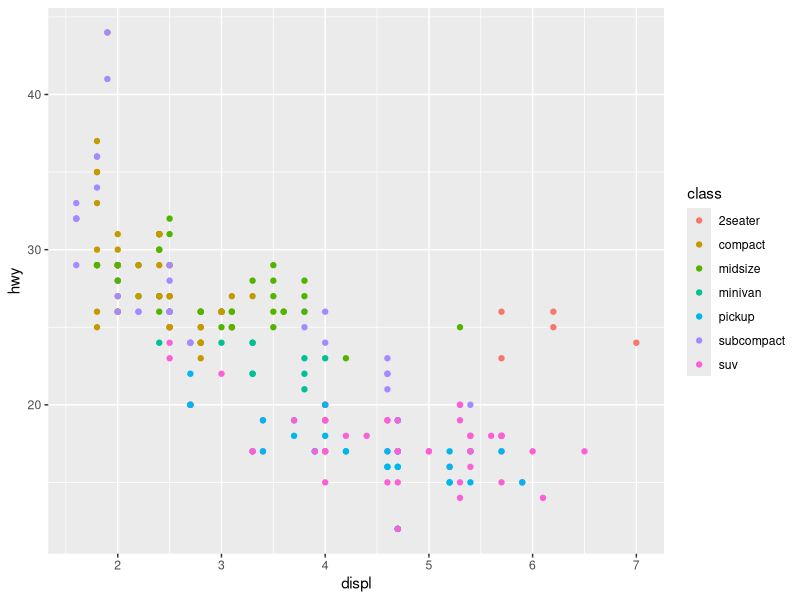
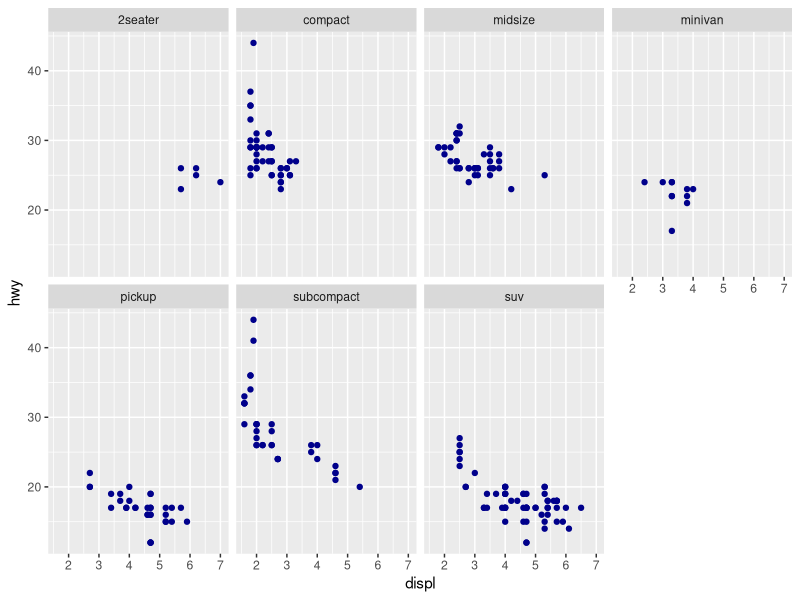
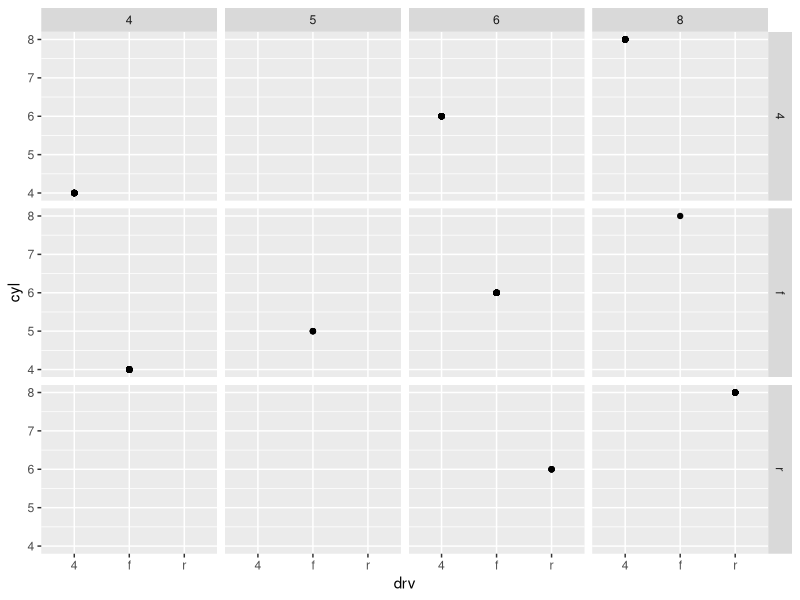
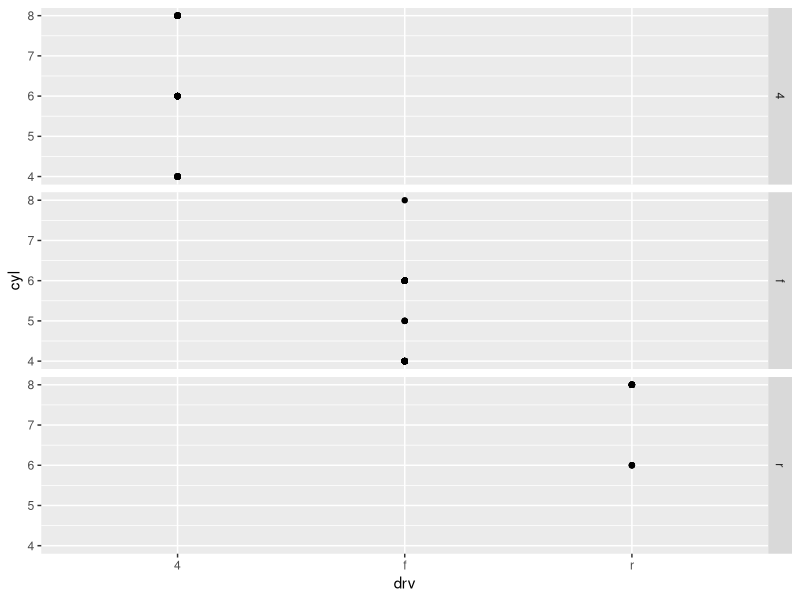
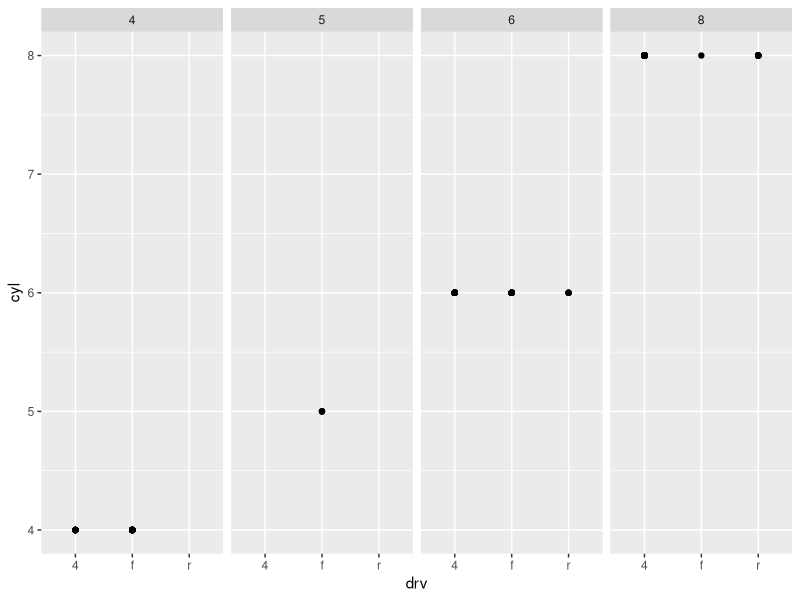
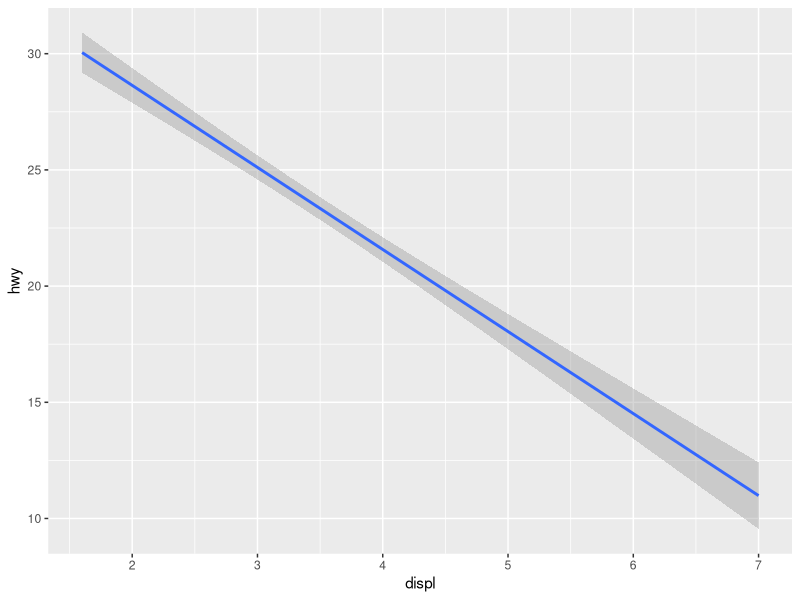
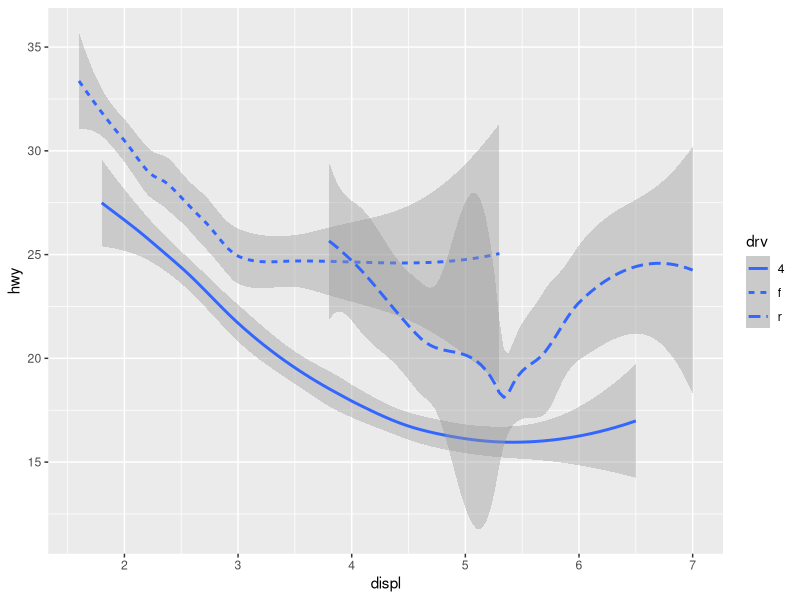

These charts were generated, in order, by the following R code:
library(ggplot2)
#mpg es una base de datos de modelos de coche entre 1999 y 2008 y nos facilita datos sobre 
#consumo de combustible
ggplot(data = mpg) + 
  geom_point(mapping = aes(x = displ, y = hwy, color = class))

#facetas son otra capa que se puede añadir usando la base de datos, para decir como queremos que nos
#muestre los datos en el grafico.
ggplot(data = mpg) + 
  geom_point(mapping = aes(x = displ, y = hwy), color = "darkblue") +
               facet_wrap(~ class, nrow = 2)


#anhade la escala cosa que face_wrap no hace y detecta la falta de elementos (coches) que
#que tengan esas caracteristicas
ggplot(data = mpg) + 
  geom_point(mapping = aes(x = drv, y = cyl)) +
  facet_grid(drv~cyl)

#muestra los valores (var~.) por filas
ggplot(data = mpg) + 
  geom_point(mapping = aes(x = drv, y = cyl)) +
  facet_grid(drv~.)

#(.~var) lo muestra por columnas
ggplot(data = mpg) + 
  geom_point(mapping = aes(x = drv, y = cyl)) +
  facet_grid(.~cyl)

#con smooth method puede ser de varias clases loess lm auto glm gam
ggplot(data = mpg) + 
  geom_smooth(mapping = aes(x = displ, y = hwy), formula = y ~ x, method = "gam")


#por clases 
ggplot(data = mpg) + 
  geom_smooth(mapping = aes(x = displ, y = hwy, linetype = drv), formula = y ~ x, method = "loess")
